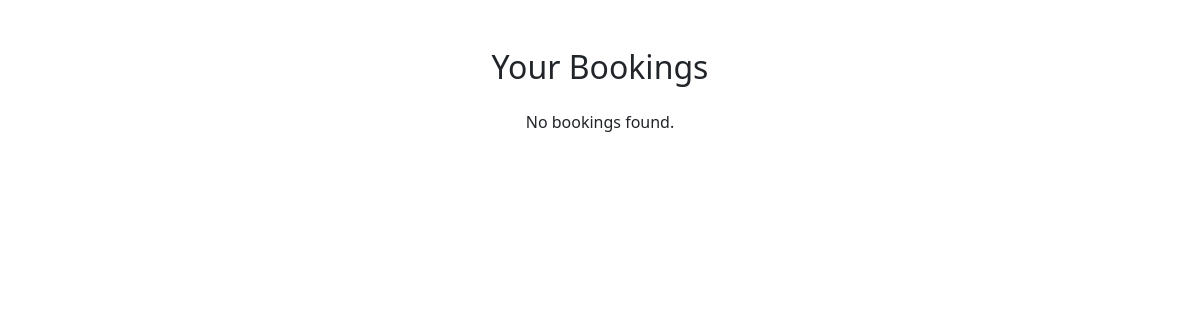
Page /view_bookings/ (signed in) on the earlier database version.
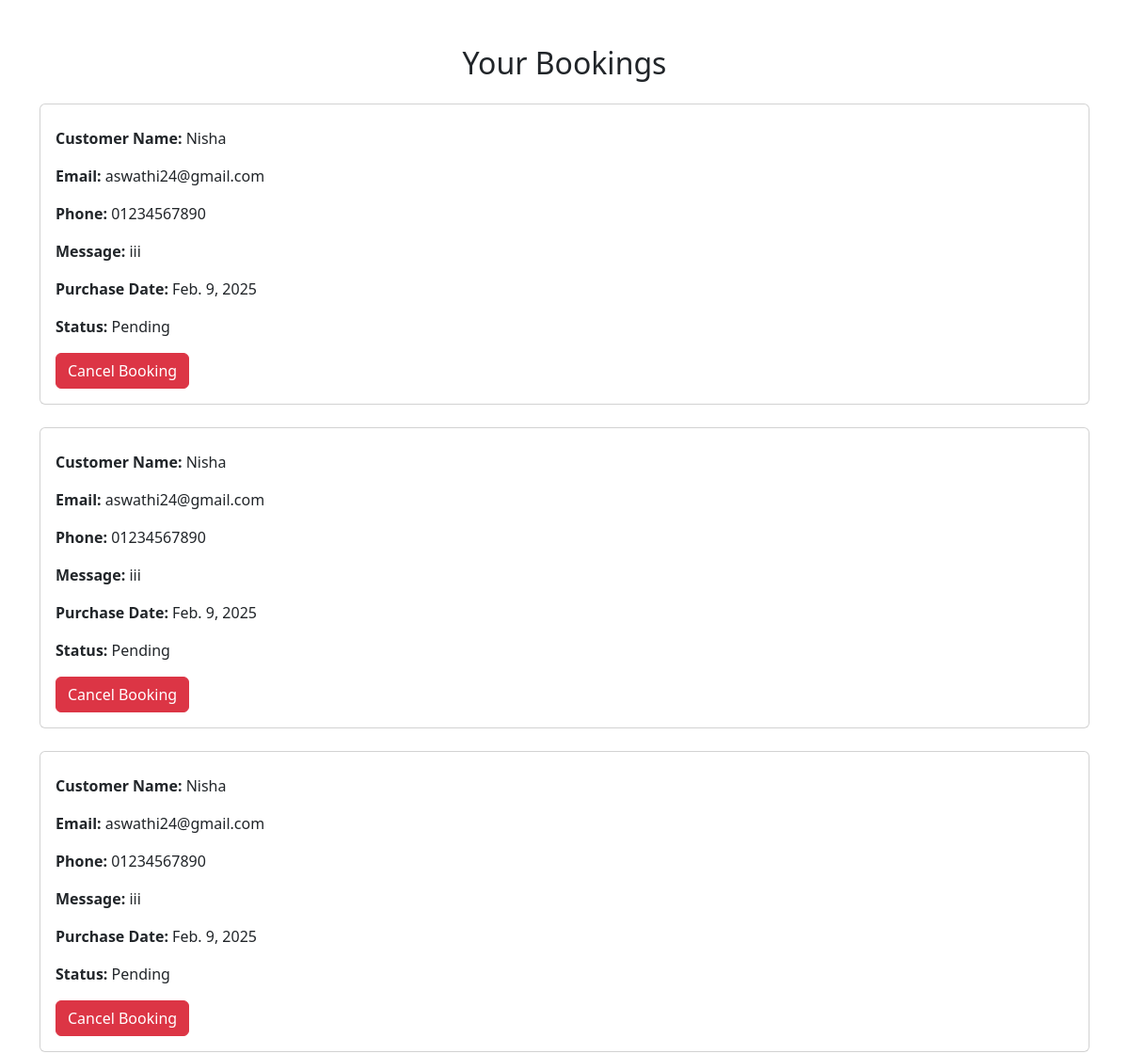
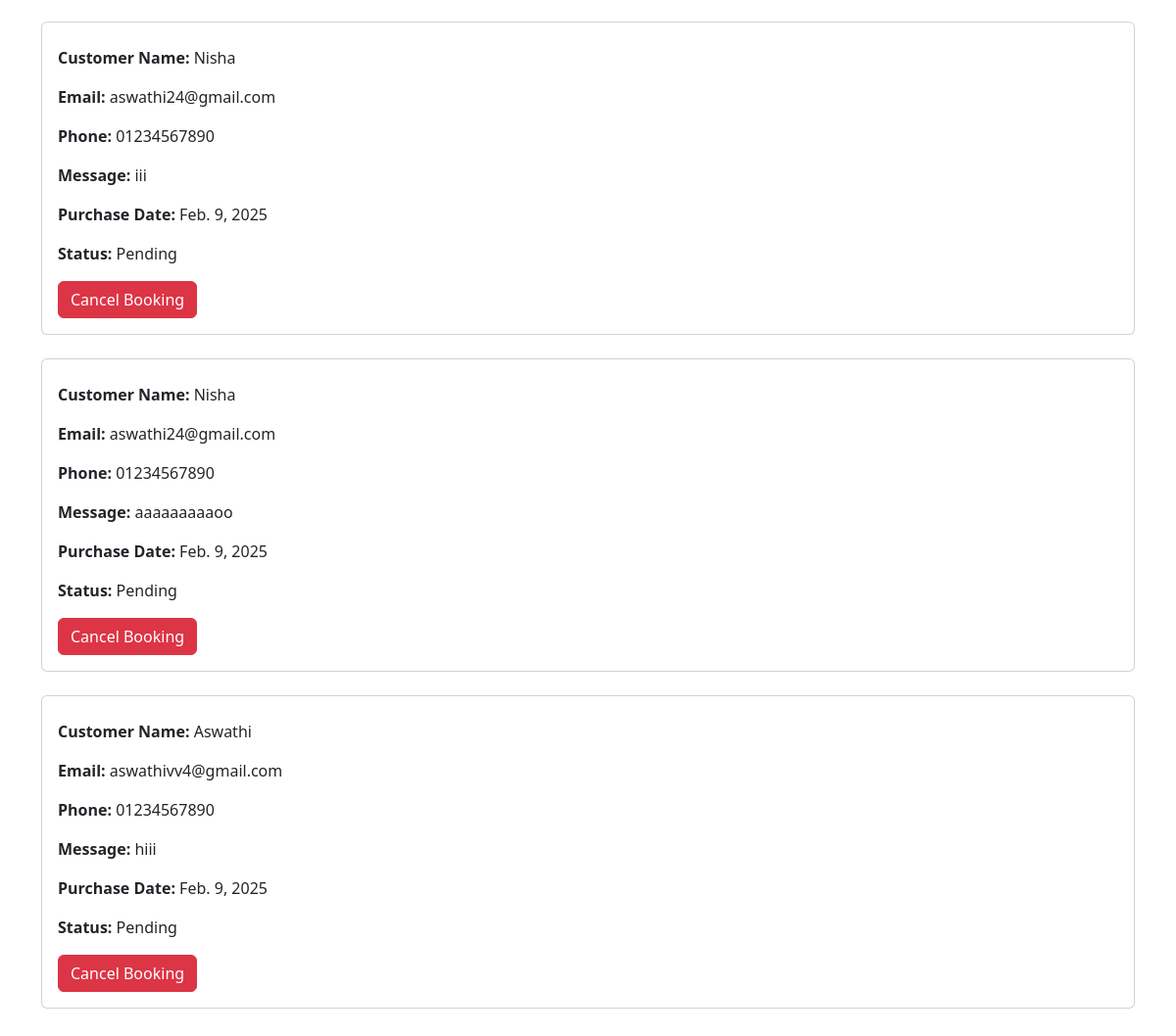
Same page on the later database version (2 pictures, top to bottom).
### app/models.py (models this page shows, shortened)
class Buy(models.Model):
    user = models.ForeignKey(User, on_delete=models.CASCADE)
    wedding = models.ForeignKey(DestinationWedding, on_delete=models.CASCADE,null=True)
    invitation = models.ForeignKey(InvitationCard, on_delete=models.CASCADE, null=True, blank=True)
    customer_name = models.CharField(max_length=255)
    customer_email = models.EmailField()
    customer_phone = models.CharField(max_length=15)
    message = models.TextField(blank=True, null=True)
    purchase_date = models.DateField(auto_now_add=True)
    status = models.CharField(
        max_length=50,
        choices=[('Pending', 'Pending'), ('Completed', 'Completed'), ('Cancelled', 'Cancelled')],
        default='Pending'
    )

### app/views.py (the view)
# urls.py: path('view_bookings/', views.user_view_bookings, name='user_view_bookings'),
def user_view_bookings(request):
    if 'user' in request.session:
        user = request.user
        data = Buy.objects.filter(user=user).order_by('-purchase_date')  # Retrieve bookings for the logged-in user
        for booking in data:
            booking.is_cancellable = (date.today() - booking.purchase_date) <= timedelta(days=2)
        return render(request, 'user/bookings.html', {'data': data})
    else:
        return redirect('login')

### templates/user/bookings.html (shortened to what this page needs)
<!DOCTYPE html>
<html lang="en">
<head>
    <link href="https://cdn.jsdelivr.net/npm/bootstrap@5.3.3/dist/css/bootstrap.min.css" rel="stylesheet">
</head>
<body>
    <div class="container my-5">
        <h2 class="text-center mb-4">Your Bookings</h2>
        <div class="row">
            {% for booking in data %}
            <div class="col-12 mb-4">
                <div class="card">
                    <div class="card-body">
                        <p><strong>Customer Name:</strong> {{ booking.customer_name }}</p>
                        <p><strong>Email:</strong> {{ booking.customer_email }}</p>
                        <p><strong>Phone:</strong> {{ booking.customer_phone }}</p>
                        <p><strong>Message:</strong> {{ booking.message|default:"No message provided" }}</p>
                        <p><strong>Purchase Date:</strong> {{ booking.purchase_date }}</p>
                        <p><strong>Status:</strong> {{ booking.status }}</p>
                        {% if booking.status == 'Pending' and booking.is_cancellable %}
                        <form method="POST" action="{% url 'cancel_booking' booking.id %}">
                            <button type="submit" class="btn btn-danger">Cancel Booking</button>
                        </form>
                        {% else %}
                        <p class="text-muted">Booking cannot be canceled.</p>
                        {% endif %}
                    </div>
                </div>
            </div>
            {% empty %}
            <div class="col-12 text-center">
                <p>No bookings found.</p>
            </div>
            {% endfor %}
        </div>
    </div>
</body>
</html>

Differences in the rows shown:
added Buy: customer_name "Nisha", customer_email "aswathi24@gmail.com", customer_phone "01234567890", message "iii", purchase_date "Feb. 9, 2025", status "Pending", shows "Cancel Booking"
added Buy: customer_name "Nisha", customer_email "aswathi24@gmail.com", customer_phone "01234567890", message "iii", purchase_date "Feb. 9, 2025", status "Pending", shows "Cancel Booking"
added Buy: customer_name "Nisha", customer_email "aswathi24@gmail.com", customer_phone "01234567890", message "iii", purchase_date "Feb. 9, 2025", status "Pending", shows "Cancel Booking"
added Buy: customer_name "Nisha", customer_email "aswathi24@gmail.com", customer_phone "01234567890", message "iii", purchase_date "Feb. 9, 2025", status "Pending", shows "Cancel Booking"
added Buy: customer_name "Nisha", customer_email "aswathi24@gmail.com", customer_phone "01234567890", message "aaaaaaaaaoo", purchase_date "Feb. 9, 2025", status "Pending", shows "Cancel Booking"
added Buy: customer_name "Aswathi", customer_email "aswathivv4@gmail.com", customer_phone "01234567890", message "hiii", purchase_date "Feb. 9, 2025", status "Pending", shows "Cancel Booking"
Other differences:
text no longer shown: "No bookings found."
